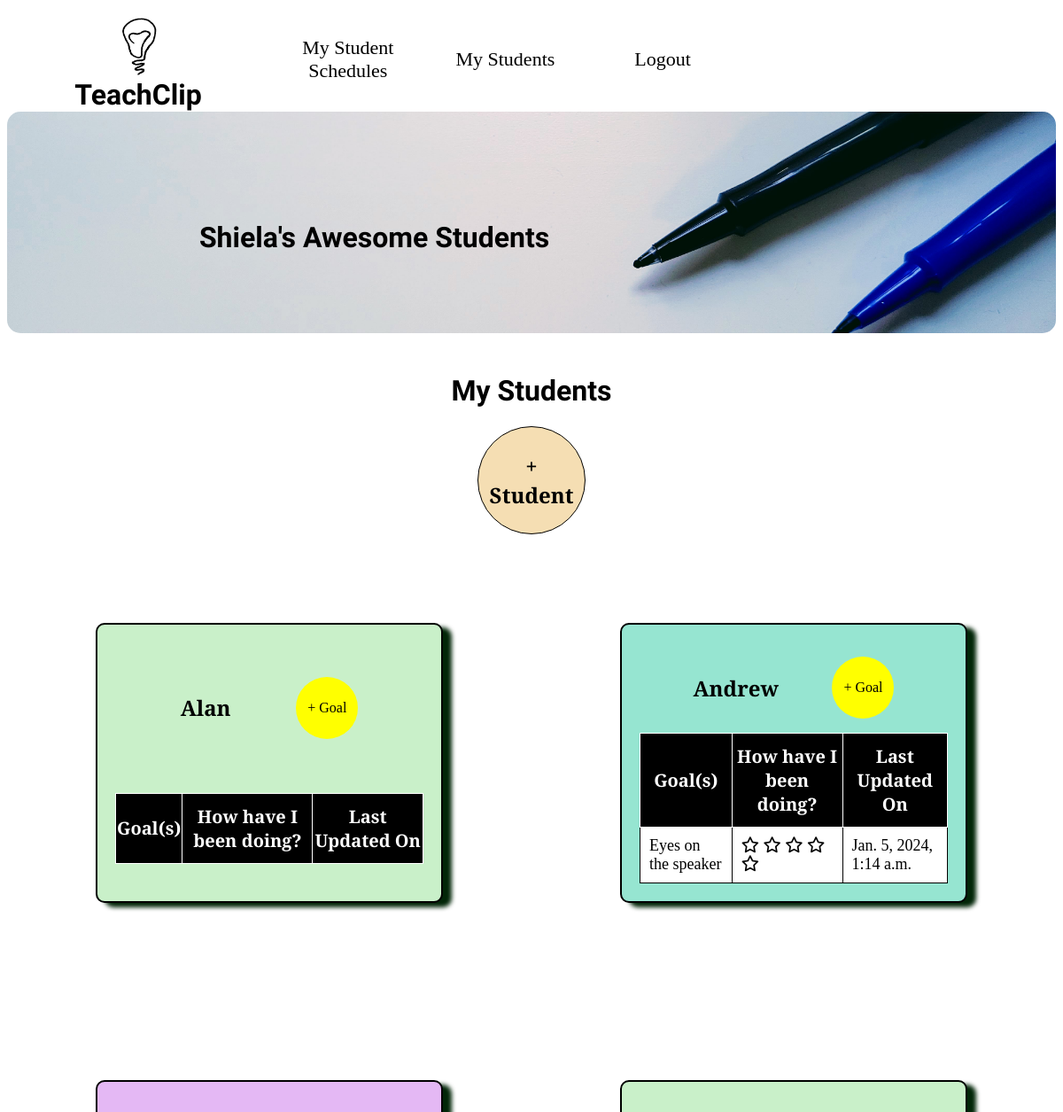
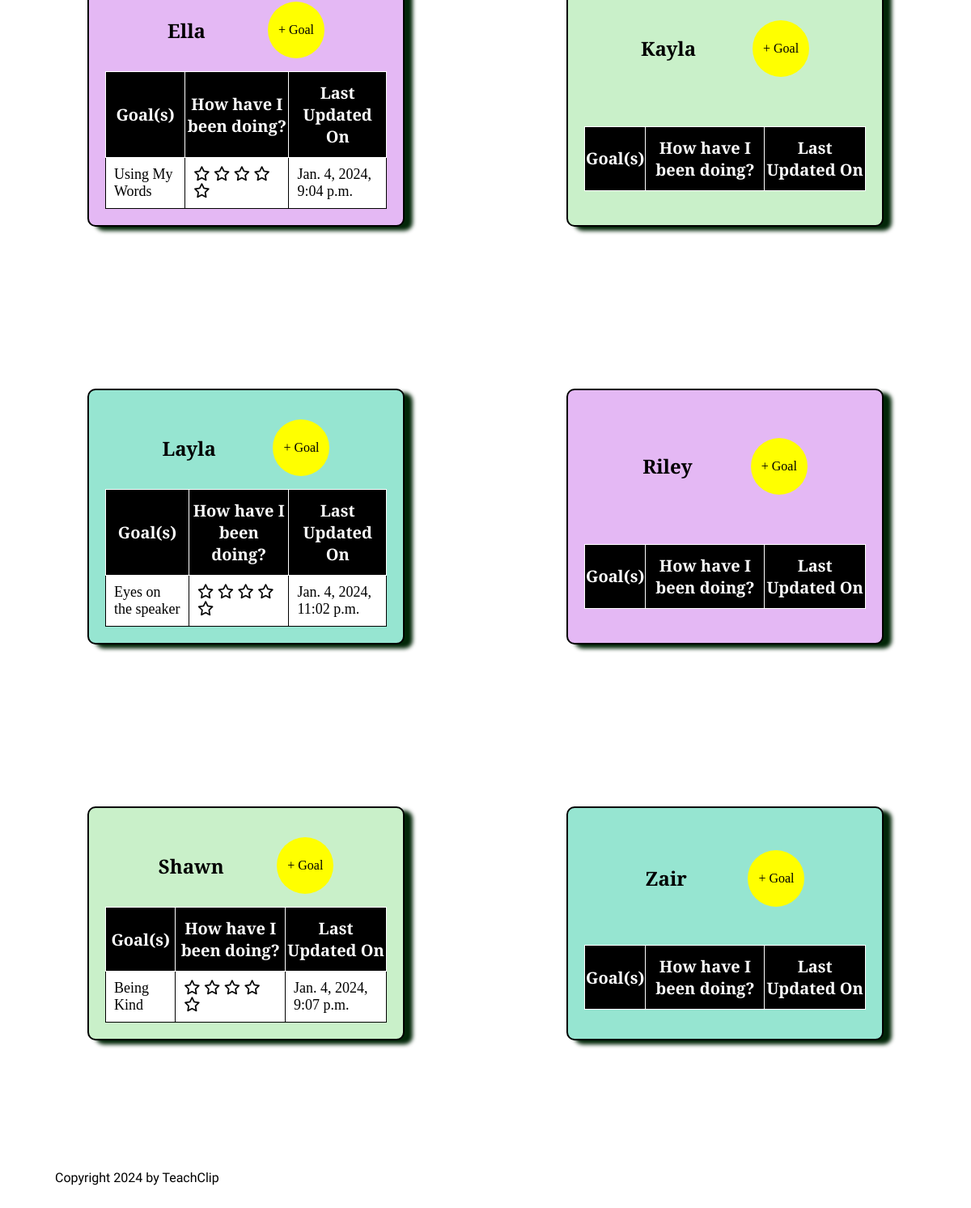
The app's page /goals/teacher_home/ (signed in) with its own data (2 pictures, top to bottom).
### goalchart/models.py (models this page shows, shortened)
class Student(models.Model):
    student_first_name = models.CharField(max_length=200)
    KINDERGARTEN = "K"
    FIRST = "G1"
    SECOND = "G2"
    THIRD = "G3"
    FOURTH = "G4"
    FIFTH = "G5"
    OTHER = "GO"
    GRADE_IN_SCHOOL_CHOICES = {
        KINDERGARTEN: "Kindergarten",
        FIRST: "1st Grade",
        SECOND: "2nd Grade",
        THIRD: "3rd Grade",
        FOURTH: "4th Grade",
        FIFTH: "5th Grade",
        OTHER: "Other",
    }
    grade_in_school = models.CharField(
        max_length=2,
        choices=GRADE_IN_SCHOOL_CHOICES,
        default=KINDERGARTEN,
    )
    created_on = models.DateTimeField(auto_now_add=True)
    last_modified = models.DateTimeField(auto_now=True)
    teacher = models.ForeignKey(
        settings.AUTH_USER_MODEL,
        related_name="students",
        on_delete=models.CASCADE,
        null=True,
    )
    class Meta:
        ordering = ["student_first_name"]

class Goal(models.Model):
    student = models.ForeignKey(
        Student,
        related_name="goals",
        on_delete=models.CASCADE,
        null=True,
    )
    schedule = models.ForeignKey(
        Schedule,
        related_name="goals",
        on_delete=models.CASCADE,
        null=True,
    )
    goal_name = models.CharField(max_length=200)
    goal_description = models.TextField()
    goal_picture = models.URLField()
    last_modified = models.DateTimeField(auto_now=True, null=True)
    goal_rating = models.PositiveSmallIntegerField(default = 0,null=True)
    class Meta:
        ordering = ["goal_name"]

### goalchart/views.py (the view)
# urls.py: path("teacher_home/", goal_list, name="teacher_home"),
@login_required
def goal_list(request):
    students = Student.objects.filter(teacher=request.user)
    context = {
        "students": students,
    }
    return render(request, "goalchart/teacher_home.html", context)

### goalchart/templates/goalchart/teacher_home.html (shortened to what this page needs)
{% extends "base.html" %}
{% load static %}
{% block userimg %}
  <div class="info-img">
    <img src="{% static "img/pens.jpg" %}" alt="pens image">
    <h1>{{ user.first_name }}'s Awesome Students</h1>
  </div>
{% endblock userimg %}
{% block main %}
<div class="center-container">
  <h1>My Students</h1>
  <div class="add-big-button">
    <a href="{% url "add_student" %}"><h2>+ Student</h2></a>
  </div>
</div>
<div class="student-container">
  {% for student in students %}
    <div class="student-box {% cycle "group1" "group2" "group3" %}">
      <h2>{{ student.student_first_name }}</h2>
      <a href="{% url "create_goal" student.id %}"><p>+ Goal</p></a>
      <table>
        <thead>
          <tr>
            <th>Goal(s)</th>
            <th>How have I been doing?</th>
            <th>Last Updated On</th>
          </tr>
        </thead>
        <tbody class="striped-table">
          {% for goal in student.goals.all %}
          <tr>
              <td><a href="{% url "edit_goal" goal.id %}">{{ goal.goal_name}}</a></td>
              <td>
                <a href="{% url "goal_chart" goal.id %}">
                <i class="fa-regular fa-star"></i>
                <i class="fa-regular fa-star"></i>
                <i class="fa-regular fa-star"></i>
                <i class="fa-regular fa-star"></i>
                <i class="fa-regular fa-star"></i></a>
              </td>
              <td>{{ goal.last_modified }}</td>
          </tr>
          {% endfor %}
        </tbody>
      </table>
    </div>
  {% endfor %}
</div>
{% endblock main %}

### goalchart/static/css/styles.css (style rules this page uses)
html, body { font-family: 'Cormorant Garamond', serif; }
a { text-decoration: none; color: black; }
h1 { font-family: 'Shadows Into Light', cursive; text-align: center; }
.info-img { position: relative; }
.info-img img { width: 100%; height: 250px; object-fit: cover; border-radius: 15px; margin-bottom: 20px; }
.info-img h1 { position: absolute; top: 40%; left: 25%; transform: translate(-20%, -20%) }
.center-container { display: flex; flex-flow: column wrap; justify-content: center; align-items: center; }
.add-big-button { display: flex; flex-flow: column wrap; justify-content: center; text-align: center; border-radius: 50%; height: 100px; width: 100px; background-color: wheat; padding: 10px; border: 1px solid; }
.student-container { display: grid; grid-template-columns: repeat(2, 50%); }
.student-box { display: flex; flex-flow: row wrap; justify-content: space-evenly; align-items: center; margin: 100px; border: 2px solid; border-radius: 10px; padding: 20px; box-shadow: 10px 5px 5px rgb(2, 38, 8); }
.student-box p { background-color: yellow; width: 50px; height: 50px; text-align: center; display: flex; flex-flow: column wrap; justify-content: center; align-items: center; border-radius: 50%; padding: 10px; }
.group1 { background-color: rgb(201, 240, 201); }
.group2 { background-color: rgb(150, 229, 209); }
.group3 { background-color: rgb(228, 184, 244); }
table { border: 2px solid black; border-collapse: collapse; width: 100%; }
table th { padding-top: 12px; padding-bottom: 12px; text-align: center; background: black; color: white; font-size: 20px; margin-left: 5px; margin-right: 5px; }
table td { font-size: 18px; padding: 10px; }
table, th, td { border: 1px solid; }
.striped-table> tr:nth-child(odd) { background-color: white; }

### records on screen
Student: student_first_name "Alan"
Student: student_first_name "Andrew"
Goal: goal_name "Eyes on the speaker", last_modified "Jan. 5, 2024, 1:14 a.m."
Student: student_first_name "Ella"
Goal: goal_name "Using My Words", last_modified "Jan. 4, 2024, 9:04 p.m."
Student: student_first_name "Kayla"
Student: student_first_name "Layla"
Goal: goal_name "Eyes on the speaker", last_modified "Jan. 4, 2024, 11:02 p.m."
Student: student_first_name "Riley"
Student: student_first_name "Shawn"
Goal: goal_name "Being Kind", last_modified "Jan. 4, 2024, 9:07 p.m."
Student: student_first_name "Zair"

### other values on screen
{{ user.first_name }} "Shiela"
